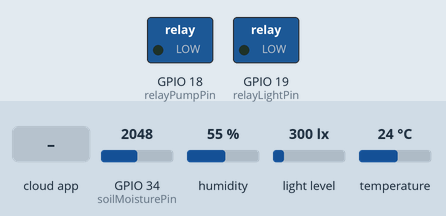
The sketch below on a simulated ESP32. On the bench: switched loads named in the sketch (green lamp = pin HIGH). Wiring (inferred from the names in the program): BH1750 light sensor at I2C address 0x5C. The inputs (shaded band) are chosen by the test bench; at power-on: GPIO 34 (soilMoisturePin) = 2048, humidity 55 %, light level 300 lx, temperature 24 °C. WiFi joins after 1.5 s; servers stay silent unless stated; the local clock reads 2024-03-15 10:24:30 at power-on unless the sketch sets it; the Firebase database answers and starts empty; what the sketch prints to the serial monitor is not drawn.

Above: at 2.7 s.
2.8 s: the phone or cloud app sets value to 1
At 9.2 s:
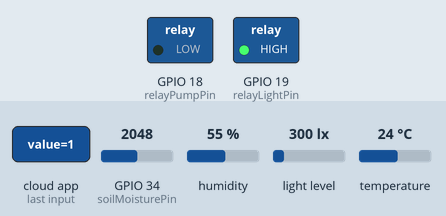
9.5 s: the phone or cloud app sets value to 0
At 15.3 s:
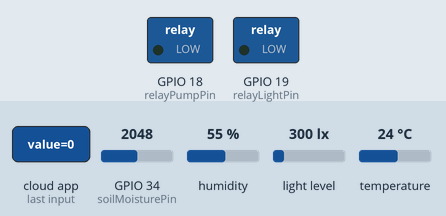
Timing chart, 0 to 16.8 s (numbered marks = the images above; inputs shaded):
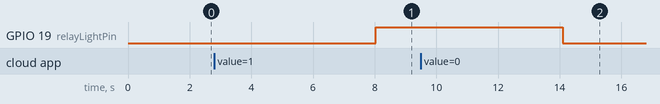

Measured:
- after the input at 2.8 s, GPIO 19 (relayLightPin): LOW → HIGH after 5.2 s
- after the input at 9.5 s, GPIO 19 (relayLightPin): HIGH → LOW after 4.6 s

The sketch:

ESP32_code.ino
```cpp
//ESP32 Dev Module
#include "DHTesp.h"
#include <Wire.h>
#include <Ticker.h>
#include <WiFi.h>
#include <ESPAsyncWebServer.h>
#include <Firebase_ESP_Client.h>
#include "string.h"
#include <TimeLib.h>
//Provide the token generation process info.
#include "addons/TokenHelper.h"
//Provide the RTDB payload printing info and other helper functions.
#include "addons/RTDBHelper.h"
// กำหนดขาของ DHT22
#define DHT_PIN 15 //pin 15
#define BH1750_ADDR  (0x5C) //RX
#define I2C_SDA_PIN  (21) //pin 21 green
#define I2C_SCL_PIN  (22) //pin 22 blue

#define DATABASE_URL "https://farmself-1beda-default-rtdb.asia-southeast1.firebasedatabase.app/"
#define API_KEY "AIzaSyBg-VCiyYgtsqYAViFtxjD6lQmjLHSFdi8"


DHTesp dht;
Ticker tempTicker;
FirebaseData fbdo;
FirebaseAuth auth;
FirebaseConfig config;
AsyncWebServer server(80);
// กำหนดขาของเซ็นเซอร์ความชืนในดิน
const int soilMoisturePin = 34; // pin 34
const int relayPumpPin = 18; // ตั้งค่า pin ของ Relay สำหรับปั้มน้ำ
const int relayLightPin = 19; // ตั้งค่า pin ของ Relay สำหรับไฟ
String  user_pumpstatus = "1"; // สถานะผู้ใช้ (1: เปิด, 0: ปิด)
String  user_lightstatus = "1";
int user_moistureThreshold = 1000;
uint16_t user_luxThreshold = 1000;
int soilMoisture =0;
float humidity = 0;
float temperature = 0;
// Read light level from BH1750
uint16_t lux;
bool signupOK = false;
unsigned long sendDataPrevMillis = 0;
//Setwifi
String stationSSID = "I PHONEs";//I PHONE
String stationPassword= "086020DB";
const char* AP_ssid="ESP32AP";
const char* AP_password ="1234567890";

void setup() {
  Serial.begin(115200);
  // ให้ ESP32 เชื่อมต่อกับ NTP server เพื่อรับข้อมูลเวลา
  configTime(0, 0, "pool.ntp.org", "time.nist.gov");
  while (!time(nullptr)) {
    delay(1000);
    Serial.println("Waiting for time sync...");
  }
  Wire.begin(I2C_SDA_PIN,I2C_SCL_PIN);
  // DHT Setup
  dht.setup(DHT_PIN, DHTesp::DHT22);
  // BH1750 on
  Wire.setClock( 400000 );// set I2C speed to 400kHz
  tempTicker.attach(20, getTemperature);// Start reading temperature and humidity every 20 seconds
  pinMode(soilMoisturePin, INPUT); // ตั้งค่าขาที่เชื่อมต่อกับเซ็นเซอร์ความชืนในดินเป็นขาอินพุต
  pinMode(relayPumpPin, OUTPUT); // ตั้งค่าขา Relay สำหรับปั้มน้ำ เป็น Output
  pinMode(relayLightPin, OUTPUT); // ตั้งค่าขา Relay สำหรับไฟ เป็น Output
  //Access Point
  WiFi.mode(WIFI_AP_STA);
  WiFi.softAP(AP_ssid, AP_password);
  Serial.println("Access Point started");
  // Redirect to the configuration page
  Serial.println("Redirecting to configuration page");
  server.on("/", HTTP_GET, handleRoot);
  server.on("/save", HTTP_POST, handleSave);
  server.begin();
  IPAddress AP_IP = WiFi.softAPIP();
  Serial.print("AP IP address: ");
  Serial.println(AP_IP);
  //station
  connectToWiFi();
  //Firebase
  //Assign the api key (required)
  config.api_key = API_KEY;
  //Assign the RTDB URL (required)
  config.database_url = DATABASE_URL;
   /* Sign up */
  if (Firebase.signUp(&config, &auth, "", "")){
    Serial.println("ok");
    signupOK = true;
  }
  else{
    Serial.printf("%s\n", config.signer.signupError.message.c_str());
  }
  Firebase.begin(&config, &auth);
  Firebase.reconnectWiFi(true);

}

void loop() {
  // Read temperature and humidity from DHT22
  humidity = dht.getHumidity();
  temperature = dht.getTemperature();

  Firebase_GET();
  Serial.print("Temperature (DHT22): ");
  Serial.print(temperature);
  Serial.println(" °C");
  Serial.print("Humidity (DHT22): ");
  Serial.print(humidity);
  Serial.println(" %");
  Serial.print("Light (BH1750): ");

  if ( BH1750_read(BH1750_ADDR, &lux) )
  {
    // ควบคุม Relay สำหรับไฟ
    if (lux <= 1000 && user_lightstatus == "1") {
      digitalWrite(relayLightPin, HIGH); // เปิด Relay สำหรับไฟ
      Serial.println("relayLightPin = HIGH");
    }
    else
    {
      digitalWrite(relayLightPin, LOW); // ปิด Relay สำหรับไฟ
      Serial.println("relayLightPin = LOW");
    }
    Serial.print(lux);
    Serial.println(" lux");
  }
  else
  {
    Serial.println( "Sensor reading error!" );
  }
  Serial.print("Soil Moisture: ");
  Serial.println(soilMoisture);
  // ควบคุม Relay สำหรับปั้มน้ำ
  if (soilMoisture <= 1000 && user_pumpstatus == "1" ) {
    digitalWrite(relayPumpPin, HIGH); // เปิด Relay สำหรับปั้มน้ำ
    Serial.println("relayPumpPin = HIGH");
  }
  else
  {
    digitalWrite(relayPumpPin, LOW); // ปิด Relay สำหรับปั้มน้ำ
    Serial.println("relayPumpPin = LOW");
  }
  //รับข้อมูลเวลาปัจจุบัน
  time_t now = time(nullptr);
  // แปลงเวลาเป็นโครงสร้าง tm
  struct tm *timeinfo;
  timeinfo = localtime(&now);
  // Read soil moisture
  soilMoisture = analogRead(soilMoisturePin);
  //แสดงผล เวลา
   Serial.printf("%04d-%02d-%02d %02d:%02d:%02d\n",
                timeinfo->tm_year + 1900,
                timeinfo->tm_mon + 1,
                timeinfo->tm_mday,
                timeinfo->tm_hour+7,
                timeinfo->tm_min,
                timeinfo->tm_sec);
  Serial.println("________________________________________");
  Firebase_SET();
  delay(5000);
}
void Firebase_SET(){
  if (Firebase.ready() && signupOK && (millis() - sendDataPrevMillis > 5000 || sendDataPrevMillis == 0)){
    sendDataPrevMillis = millis();
    //Temperature
    if (Firebase.RTDB.setFloat(&fbdo, "Data/Temperature", temperature)){
      Serial.printf("PASSED: %.2f\n", temperature);
    }
    else {
      Serial.println("FAILED");
      Serial.println("REASON: " + fbdo.errorReason());
    }
    //Humidity
    if (Firebase.RTDB.setFloat(&fbdo, "Data/Humidity", humidity)){
      Serial.printf("PASSED: %.2f\n",humidity);
    }
    else {
      Serial.println("FAILED");
      Serial.println("REASON: " + fbdo.errorReason());
    }
    //soilMoisture
    if (Firebase.RTDB.setFloat(&fbdo, "Data/Soilmoisture", soilMoisture)){
      Serial.printf("PASSED: %.2f\n",soilMoisture);
    }
    else {
      Serial.println("FAILED");
      Serial.println("REASON: " + fbdo.errorReason());
    }
    //Lux
    if (Firebase.RTDB.setFloat(&fbdo, "Data/Lux", lux)){
      Serial.printf("PASSED: %u\n", lux);
    }
    else {
      Serial.println("FAILED");
      Serial.println("REASON: " + fbdo.errorReason());
    }
  }
  Serial.println("Complete");
}

void Firebase_GET(){
  if (Firebase.RTDB.getString(&fbdo, "users/LightStatus/value")) {
    user_lightstatus = fbdo.stringData().c_str();
    Serial.print("LightStatus: ");
    Serial.println(user_lightstatus);
  }
  else {
    Serial.println(fbdo.errorReason());
  }

  //PumpStatus
  if (Firebase.RTDB.getString(&fbdo, "users/PumpStatus/value")) {
    user_pumpstatus = fbdo.stringData().c_str();
    Serial.print("PumpStatus: ");
    Serial.println(user_pumpstatus);
  }
  else {
    Serial.println(fbdo.errorReason());
  }
}
bool BH1750_read( uint8_t addr, uint16_t *lux )
{
  uint8_t buf[2];
  *lux = 0.0;
  Wire.beginTransmission( addr ); // send the addr/write byte
  // One-shot, Hi-Resolution Mode (1 Lux Resolution)
  Wire.write( 0x20 ); // send the instruction to start measurement
  if( Wire.endTransmission() > 0 ) {
    Serial.println( "No response from the device!" );
    return false;
  }
  delay(150); // wait at least 150 msec.
  Wire.requestFrom( addr, 2, true );
  if ( Wire.available() == 2 ) {
    buf[0] = Wire.read();
    buf[1] = Wire.read();
  } else {
    return false;
  }
  uint32_t value = buf[0];
  value  = (value << 8) | buf[1];
  value /= 1.2; // convert raw data to Lux
  *lux = value;
  return true;
}

void getTemperature() {
  // Empty function to trigger temperature reading from DHT22
}

void connectToWiFi() {
  // ใช้ค่า SSID และ Password ของ Station จากตัวแปร
  WiFi.begin(stationSSID.c_str(), stationPassword.c_str());
  while (WiFi.status() != WL_CONNECTED) {
    delay(500);
    Serial.println(stationSSID);
    Serial.println(stationPassword);
    Serial.println("Connecting to WiFi...");
  }
  Serial.println("Connected to WiFi");
}

void handleRoot(AsyncWebServerRequest *request){
  String html = "<html><body>";
  html += "<h1>ESP32 WiFi Configuration</h1>";
  html += "<form action='/save' method='POST'>";
  html += "SSID: <input type='text' name='ssid' value='" + stationSSID + "'><br>";  // เพิ่ม value='" + stationSSID + "'
  html += "Password: <input type='password' name='password' value='" + stationPassword + "'><br>";  // เพิ่ม value='" + stationPassword + "'
  html += "<input type='submit' value='Save'>";
  html += "</form></body></html>";
  request->send(200, "text/html", html);
}

void handleSave(AsyncWebServerRequest *request){
  stationSSID = request->arg("ssid");
  stationPassword = request->arg("password");
  Serial.println("New SSID:" + stationSSID);
  Serial.println("New Password:" + stationPassword);

  //Connect to the updated WiFi
  connectToWiFi();

  request->send(200, "text/plain", "Configuration saved successfully");
}
```
